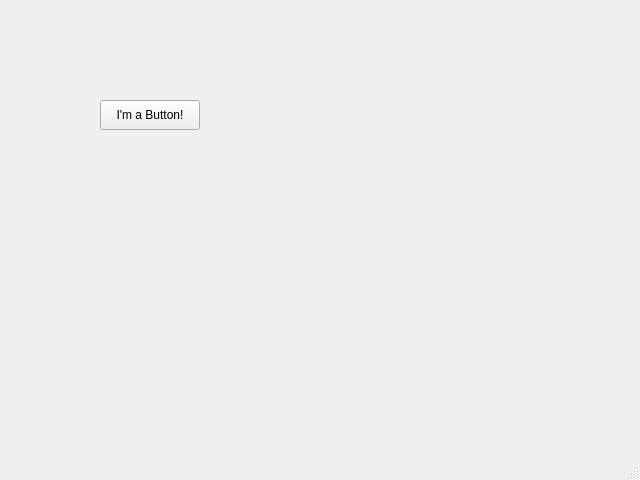
<?xml version="1.0" encoding="UTF-8"?>
<ui version="4.0">
 <class>MainWindow</class>
 <widget class="QMainWindow" name="MainWindow">
  <property name="geometry">
   <rect>
    <x>0</x>
    <y>0</y>
    <width>640</width>
    <height>480</height>
   </rect>
  </property>
  <property name="windowTitle">
   <string>MainWindow</string>
  </property>
  <widget class="QWidget" name="centralwidget">
   <widget class="QPushButton" name="pushButton">
    <property name="geometry">
     <rect>
      <x>100</x>
      <y>100</y>
      <width>100</width>
      <height>30</height>
     </rect>
    </property>
    <property name="text">
     <string>I'm a Button!</string>
    </property>
   </widget>
  </widget>
  <widget class="QMenuBar" name="menubar">
   <property name="geometry">
    <rect>
     <x>0</x>
     <y>0</y>
     <width>389</width>
     <height>29</height>
    </rect>
   </property>
  </widget>
  <widget class="QStatusBar" name="statusbar"/>
 </widget>
 <resources/>
 <connections/>
</ui>
